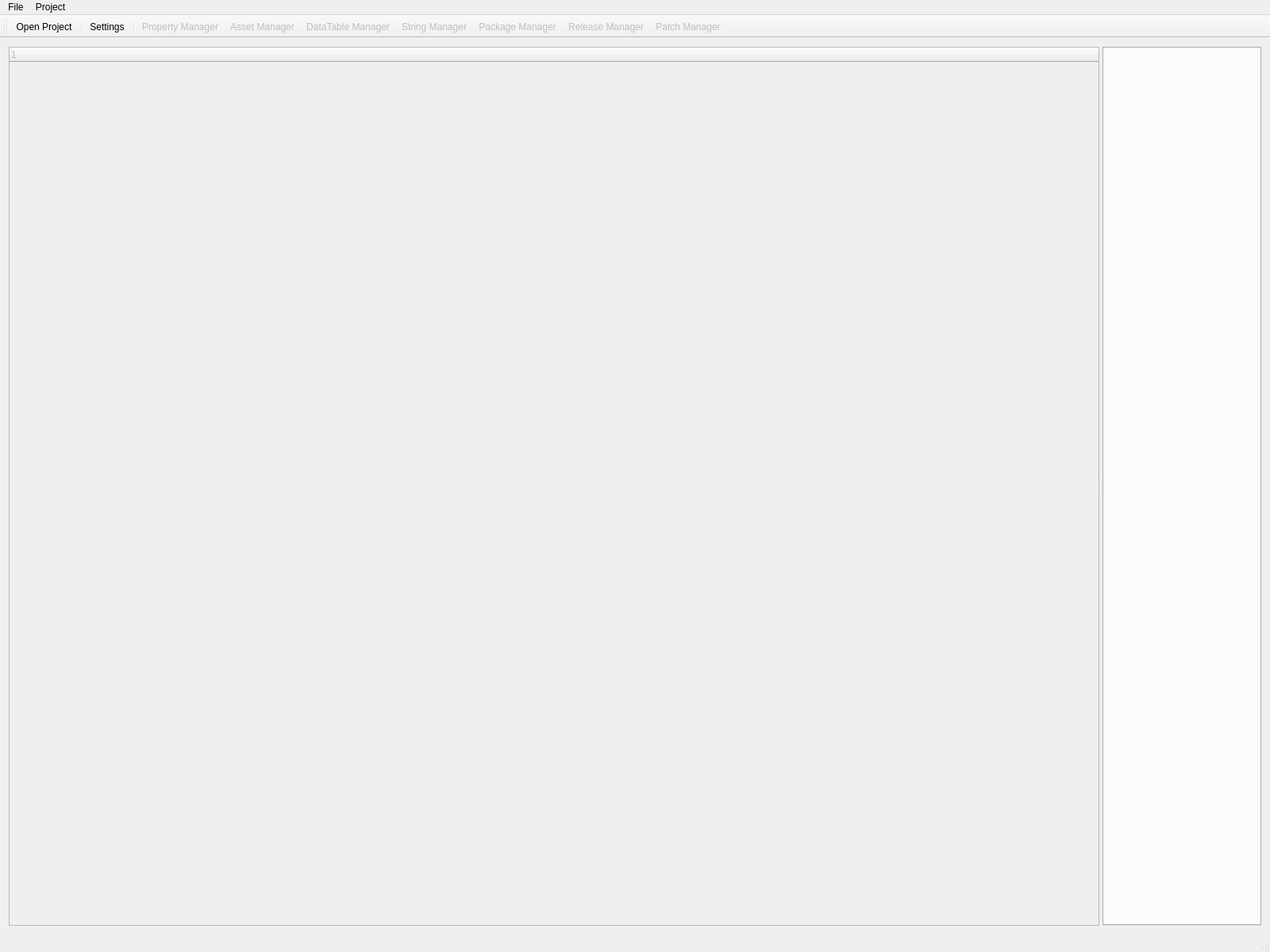
<?xml version="1.0" encoding="UTF-8"?>
<ui version="4.0">
 <class>MainWindow</class>
 <widget class="QMainWindow" name="MainWindow">
  <property name="geometry">
   <rect>
    <x>0</x>
    <y>0</y>
    <width>1600</width>
    <height>1200</height>
   </rect>
  </property>
  <property name="windowTitle">
   <string>MainWindow</string>
  </property>
  <widget class="QWidget" name="centralWidget">
   <layout class="QVBoxLayout" name="verticalLayout">
    <item>
     <widget class="QSplitter" name="splitter">
      <property name="orientation">
       <enum>Qt::Horizontal</enum>
      </property>
      <widget class="smTreeWidget" name="treeWidget">
       <property name="enabled">
        <bool>false</bool>
       </property>
       <property name="sizePolicy">
        <sizepolicy hsizetype="Preferred" vsizetype="Expanding">
         <horstretch>0</horstretch>
         <verstretch>0</verstretch>
        </sizepolicy>
       </property>
       <property name="contextMenuPolicy">
        <enum>Qt::CustomContextMenu</enum>
       </property>
       <column>
        <property name="text">
         <string notr="true">1</string>
        </property>
       </column>
      </widget>
      <widget class="smTabWidget" name="tabWidget">
       <property name="enabled">
        <bool>false</bool>
       </property>
       <property name="sizePolicy">
        <sizepolicy hsizetype="Expanding" vsizetype="Expanding">
         <horstretch>0</horstretch>
         <verstretch>0</verstretch>
        </sizepolicy>
       </property>
       <property name="minimumSize">
        <size>
         <width>200</width>
         <height>0</height>
        </size>
       </property>
       <property name="baseSize">
        <size>
         <width>0</width>
         <height>0</height>
        </size>
       </property>
       <property name="currentIndex">
        <number>-1</number>
       </property>
      </widget>
     </widget>
    </item>
   </layout>
  </widget>
  <widget class="QMenuBar" name="menuBar">
   <property name="geometry">
    <rect>
     <x>0</x>
     <y>0</y>
     <width>1600</width>
     <height>26</height>
    </rect>
   </property>
   <widget class="QMenu" name="menuFile">
    <property name="title">
     <string>File</string>
    </property>
    <addaction name="actionOpenProject"/>
    <addaction name="actionCloseProject"/>
    <addaction name="actionNewProject"/>
    <addaction name="separator"/>
    <addaction name="actionExit"/>
   </widget>
   <widget class="QMenu" name="menuAssets">
    <property name="title">
     <string>Project</string>
    </property>
    <addaction name="actionProject_Settings"/>
    <addaction name="separator"/>
    <addaction name="actionProperty_Manager"/>
    <addaction name="actionAsset_Manager"/>
    <addaction name="actionDataTable_Manager"/>
    <addaction name="actionString_Manager"/>
    <addaction name="separator"/>
    <addaction name="actionPackage_Manager"/>
    <addaction name="actionRelease_Manager"/>
    <addaction name="actionPatch_Manager"/>
    <addaction name="separator"/>
    <addaction name="actionResaveAllMaps"/>
   </widget>
   <addaction name="menuFile"/>
   <addaction name="menuAssets"/>
  </widget>
  <widget class="QToolBar" name="mainToolBar">
   <attribute name="toolBarArea">
    <enum>TopToolBarArea</enum>
   </attribute>
   <attribute name="toolBarBreak">
    <bool>false</bool>
   </attribute>
   <addaction name="actionOpenProject"/>
   <addaction name="separator"/>
   <addaction name="actionProject_Settings"/>
   <addaction name="separator"/>
   <addaction name="actionProperty_Manager"/>
   <addaction name="actionAsset_Manager"/>
   <addaction name="actionDataTable_Manager"/>
   <addaction name="actionString_Manager"/>
   <addaction name="actionPackage_Manager"/>
   <addaction name="actionRelease_Manager"/>
   <addaction name="actionPatch_Manager"/>
  </widget>
  <widget class="QStatusBar" name="statusBar"/>
  <action name="actionOpenProject">
   <property name="text">
    <string>Open Project</string>
   </property>
  </action>
  <action name="actionNewProject">
   <property name="text">
    <string>New Project</string>
   </property>
  </action>
  <action name="actionExit">
   <property name="text">
    <string>Exit</string>
   </property>
  </action>
  <action name="actionPackage_Manager">
   <property name="enabled">
    <bool>false</bool>
   </property>
   <property name="text">
    <string>Package Manager</string>
   </property>
  </action>
  <action name="actionRelease_Manager">
   <property name="enabled">
    <bool>false</bool>
   </property>
   <property name="text">
    <string>Release Manager</string>
   </property>
   <property name="toolTip">
    <string>Release Manager</string>
   </property>
  </action>
  <action name="actionProperty_Manager">
   <property name="enabled">
    <bool>false</bool>
   </property>
   <property name="text">
    <string>Property Manager</string>
   </property>
   <property name="toolTip">
    <string>Property Manager</string>
   </property>
  </action>
  <action name="actionAsset_Manager">
   <property name="enabled">
    <bool>false</bool>
   </property>
   <property name="text">
    <string>Asset Manager</string>
   </property>
   <property name="toolTip">
    <string>Asset Manager</string>
   </property>
  </action>
  <action name="actionDataTable_Manager">
   <property name="enabled">
    <bool>false</bool>
   </property>
   <property name="text">
    <string>DataTable Manager</string>
   </property>
   <property name="toolTip">
    <string>DataTable Manager</string>
   </property>
  </action>
  <action name="actionString_Manager">
   <property name="enabled">
    <bool>false</bool>
   </property>
   <property name="text">
    <string>String Manager</string>
   </property>
   <property name="toolTip">
    <string>String Manager</string>
   </property>
  </action>
  <action name="actionProject_Settings">
   <property name="text">
    <string>Settings</string>
   </property>
   <property name="toolTip">
    <string>Modify Project Settings</string>
   </property>
  </action>
  <action name="actionResaveAllMaps">
   <property name="text">
    <string>Resave All Maps</string>
   </property>
   <property name="toolTip">
    <string>Opens and saves each map one-by-one</string>
   </property>
  </action>
  <action name="actionCloseProject">
   <property name="text">
    <string>Close Project</string>
   </property>
   <property name="toolTip">
    <string>Close Project</string>
   </property>
  </action>
  <action name="actionPatch_Manager">
   <property name="enabled">
    <bool>false</bool>
   </property>
   <property name="text">
    <string>Patch Manager</string>
   </property>
   <property name="toolTip">
    <string>Patch Manager</string>
   </property>
  </action>
 </widget>
 <layoutdefault spacing="6" margin="11"/>
 <customwidgets>
  <customwidget>
   <class>smTabWidget</class>
   <extends>QTabWidget</extends>
   <header>smtabwidget.h</header>
   <container>1</container>
  </customwidget>
  <customwidget>
   <class>smTreeWidget</class>
   <extends>QTreeWidget</extends>
   <header>smtreewidget.h</header>
  </customwidget>
 </customwidgets>
 <resources/>
 <connections>
  <connection>
   <sender>actionExit</sender>
   <signal>triggered()</signal>
   <receiver>MainWindow</receiver>
   <slot>close()</slot>
   <hints>
    <hint type="sourcelabel">
     <x>-1</x>
     <y>-1</y>
    </hint>
    <hint type="destinationlabel">
     <x>199</x>
     <y>149</y>
    </hint>
   </hints>
  </connection>
 </connections>
</ui>
